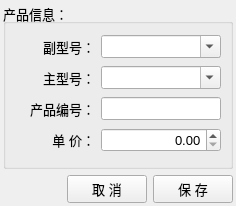
<?xml version="1.0" encoding="UTF-8"?>
<ui version="4.0">
 <class>Form</class>
 <widget class="QWidget" name="Form">
  <property name="geometry">
   <rect>
    <x>0</x>
    <y>0</y>
    <width>234</width>
    <height>206</height>
   </rect>
  </property>
  <property name="font">
   <font>
    
    <pointsize>10</pointsize>
   </font>
  </property>
  <property name="windowTitle">
   <string>Form</string>
  </property>
  <layout class="QVBoxLayout" name="verticalLayout_2">
   <property name="margin">
    <number>3</number>
   </property>
   <item>
    <widget class="QGroupBox" name="groupBox">
     <property name="title">
      <string>产品信息：</string>
     </property>
     <layout class="QVBoxLayout" name="verticalLayout">
      <item>
       <layout class="QHBoxLayout" name="horizontalLayout_3">
        <item>
         <widget class="QLabel" name="label_4">
          <property name="minimumSize">
           <size>
            <width>80</width>
            <height>0</height>
           </size>
          </property>
          <property name="text">
           <string>副型号：</string>
          </property>
          <property name="alignment">
           <set>Qt::AlignRight|Qt::AlignTrailing|Qt::AlignVCenter</set>
          </property>
         </widget>
        </item>
        <item>
         <widget class="QComboBox" name="comboBox_4">
          <property name="minimumSize">
           <size>
            <width>120</width>
            <height>0</height>
           </size>
          </property>
          <property name="editable">
           <bool>true</bool>
          </property>
          <property name="duplicatesEnabled">
           <bool>true</bool>
          </property>
         </widget>
        </item>
       </layout>
      </item>
      <item>
       <layout class="QHBoxLayout" name="horizontalLayout_2">
        <item>
         <widget class="QLabel" name="label_5">
          <property name="minimumSize">
           <size>
            <width>80</width>
            <height>0</height>
           </size>
          </property>
          <property name="text">
           <string>主型号：</string>
          </property>
          <property name="alignment">
           <set>Qt::AlignRight|Qt::AlignTrailing|Qt::AlignVCenter</set>
          </property>
         </widget>
        </item>
        <item>
         <widget class="QComboBox" name="comboBox_3">
          <property name="minimumSize">
           <size>
            <width>120</width>
            <height>0</height>
           </size>
          </property>
          <property name="editable">
           <bool>true</bool>
          </property>
          <property name="duplicatesEnabled">
           <bool>true</bool>
          </property>
         </widget>
        </item>
       </layout>
      </item>
      <item>
       <layout class="QHBoxLayout" name="horizontalLayout">
        <item>
         <widget class="QLabel" name="label_9">
          <property name="minimumSize">
           <size>
            <width>80</width>
            <height>0</height>
           </size>
          </property>
          <property name="text">
           <string>产品编号：</string>
          </property>
          <property name="alignment">
           <set>Qt::AlignRight|Qt::AlignTrailing|Qt::AlignVCenter</set>
          </property>
         </widget>
        </item>
        <item>
         <widget class="QLineEdit" name="lineEdit">
          <property name="minimumSize">
           <size>
            <width>120</width>
            <height>0</height>
           </size>
          </property>
         </widget>
        </item>
       </layout>
      </item>
      <item>
       <layout class="QHBoxLayout" name="horizontalLayout_5">
        <item>
         <widget class="QLabel" name="label_7">
          <property name="minimumSize">
           <size>
            <width>80</width>
            <height>0</height>
           </size>
          </property>
          <property name="text">
           <string>单 价：</string>
          </property>
          <property name="alignment">
           <set>Qt::AlignRight|Qt::AlignTrailing|Qt::AlignVCenter</set>
          </property>
         </widget>
        </item>
        <item>
         <widget class="QDoubleSpinBox" name="doubleSpinBox">
          <property name="minimumSize">
           <size>
            <width>120</width>
            <height>0</height>
           </size>
          </property>
          <property name="alignment">
           <set>Qt::AlignRight|Qt::AlignTrailing|Qt::AlignVCenter</set>
          </property>
         </widget>
        </item>
       </layout>
      </item>
     </layout>
    </widget>
   </item>
   <item>
    <layout class="QHBoxLayout" name="horizontalLayout_4" stretch="1,0,0">
     <item>
      <widget class="QLabel" name="label_10">
       <property name="text">
        <string/>
       </property>
      </widget>
     </item>
     <item>
      <widget class="QPushButton" name="pushButton_2">
       <property name="text">
        <string>取 消</string>
       </property>
      </widget>
     </item>
     <item>
      <widget class="QPushButton" name="pushButton">
       <property name="text">
        <string>保 存</string>
       </property>
      </widget>
     </item>
    </layout>
   </item>
  </layout>
 </widget>
 <resources/>
 <connections/>
</ui>
